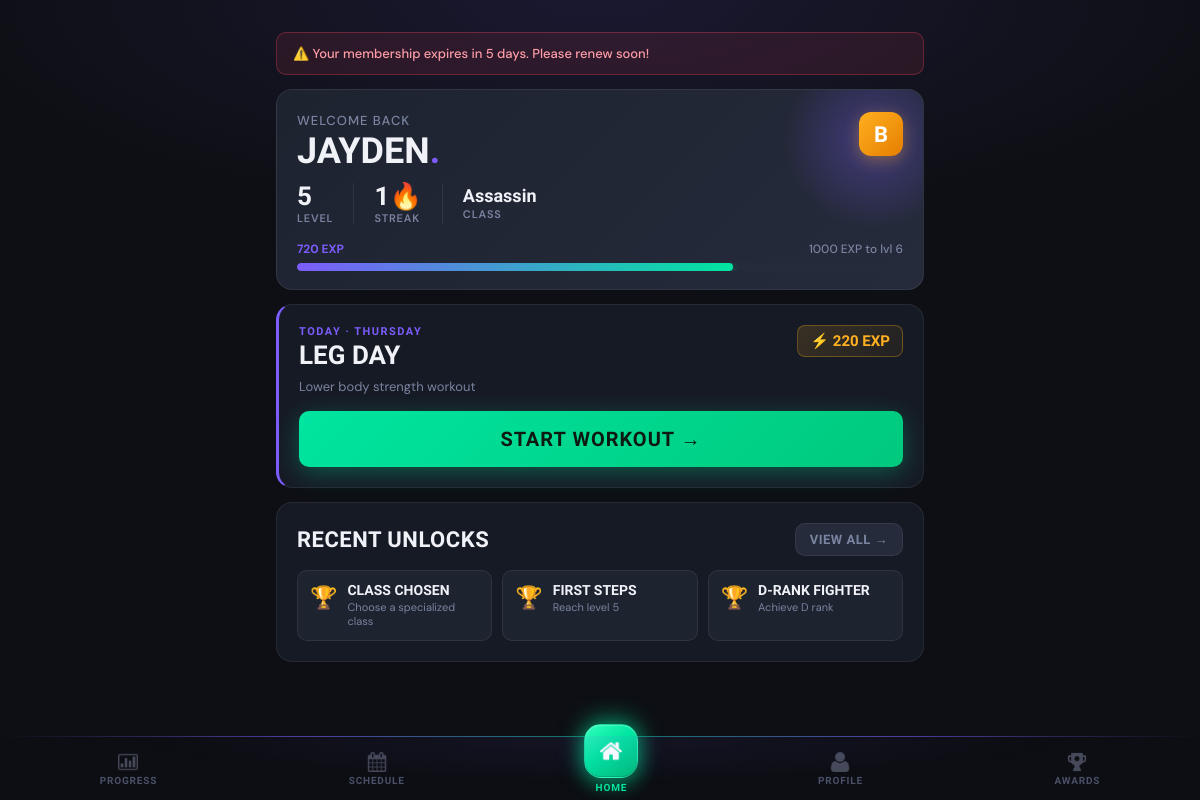
The app's page /dashboard (signed in) with its own data.
### tables this page shows
CREATE TABLE clients (
                client_id INTEGER PRIMARY KEY AUTOINCREMENT,
                phone_number TEXT UNIQUE NOT NULL,
                pin_hash TEXT NOT NULL,
                first_name TEXT NOT NULL,
                last_name TEXT NOT NULL,
                email TEXT,
                date_of_birth DATE,
                gender TEXT,
                registration_date DATETIME DEFAULT CURRENT_TIMESTAMP,
                status TEXT DEFAULT 'active',
                profile_photo_path TEXT
            );

CREATE TABLE client_streaks (
                streak_id INTEGER PRIMARY KEY AUTOINCREMENT,
                client_id INTEGER UNIQUE NOT NULL,
                current_streak INTEGER DEFAULT 0,
                longest_streak INTEGER DEFAULT 0,
                last_attendance_date DATE,
                streak_multiplier REAL DEFAULT 1.0,
                FOREIGN KEY (client_id) REFERENCES clients(client_id) ON DELETE CASCADE
            );

CREATE TABLE client_gamification (
                gamification_id INTEGER PRIMARY KEY AUTOINCREMENT,
                client_id INTEGER UNIQUE NOT NULL,
                current_level INTEGER DEFAULT 1,
                current_exp INTEGER DEFAULT 0,
                total_exp INTEGER DEFAULT 0,
                rank TEXT DEFAULT 'E',
                client_class TEXT,
                class_unlocked_at_level INTEGER, current_streak INTEGER DEFAULT 0, longest_streak INTEGER DEFAULT 0, total_reps INTEGER DEFAULT 0, workouts_completed INTEGER DEFAULT 0,
                FOREIGN KEY (client_id) REFERENCES clients(client_id) ON DELETE CASCADE
            );

CREATE TABLE routines (
                routine_id INTEGER PRIMARY KEY AUTOINCREMENT,
                routine_name TEXT NOT NULL,
                description TEXT,
                created_by TEXT,
                created_date DATETIME DEFAULT CURRENT_TIMESTAMP,
                is_active BOOLEAN DEFAULT 1
            );

CREATE TABLE client_achievements (
                client_achievement_id INTEGER PRIMARY KEY AUTOINCREMENT,
                client_id INTEGER NOT NULL,
                achievement_id INTEGER NOT NULL,
                unlocked_date DATETIME DEFAULT CURRENT_TIMESTAMP,
                FOREIGN KEY (client_id) REFERENCES clients(client_id) ON DELETE CASCADE,
                FOREIGN KEY (achievement_id) REFERENCES achievements(achievement_id) ON DELETE CASCADE,
                UNIQUE(client_id, achievement_id)
            );

CREATE TABLE achievements (
                achievement_id INTEGER PRIMARY KEY AUTOINCREMENT,
                achievement_name TEXT UNIQUE NOT NULL,
                description TEXT,
                achievement_type TEXT,
                requirement_value INTEGER,
                exp_reward INTEGER DEFAULT 0,
                icon_path TEXT
            );

### main.py (the view)
@app.route('/dashboard')
@login_required
def dashboard():
    client_id = session['client_id']
    client = Client.get_by_id(client_id)
    progress = gamification.get_client_progress(client_id)
    today = datetime.now().strftime('%A')
    today_routine = Routine.get_client_routine_for_day(client_id, today)
    routine_status = 'not_started'  # default fallback
    if today_routine:
        routine_id = today_routine.routine_id
        session_data = session_ctrl._get_session(client_id, routine_id, date.today())
        if session_data:
            if session_data.get('status') == 'completed':
                routine_status = 'completed'
            elif session_data.get('status') == 'in_progress':
                routine_status = 'in_progress'
            else:
                routine_status = 'not_started'
        else:
            routine_status = 'not_started'
    recent_achievements = achievement_ctrl.get_recent_unlocks(client_id, limit=3)
    streak_data = client.get_streak_data()
    mc = MembershipController()
    membership = mc.get_client_membership(client_id)
    notification = None
    if membership:
        end_date = datetime.strptime(membership['end_date'], '%Y-%m-%d').date()
        days_left = (end_date - date.today()).days
        print("Days Left", days_left)
        if 0 < days_left <= 5:
            notification = f"⚠️ Your membership expires in {days_left} days. Please renew soon!"
        elif days_left <= 0:
            notification = "❌ Your membership has expired. Please renew to continue training."
    try:
        newly_unlocked = achievement_ctrl.check_and_unlock_achievements(client_id)
    except Exception as e:
        print(f"Achievement check error for client {client_id}: {e}")
        newly_unlocked = []
    ann_rows = db.execute_query(
        """SELECT ann_id, title, body, ann_type, is_pinned
            FROM announcements
            WHERE (expires_at IS NULL OR expires_at >= ?)
            ORDER BY is_pinned DESC, ann_id DESC""",
        (date.today().isoformat(),)
    )
    announcements = [dict(r) for r in ann_rows]
    print("Notification:",notification)
    return render_template(
        'dashboard.html',
        client=client,
        progress=progress,
        today_routine=today_routine,
        today=today,
        recent_achievements=recent_achievements,
        streak_data=streak_data,
        newly_unlocked=newly_unlocked,
        notification=notification,
        status=routine_status,
        announcements=announcements
    )

### controllers/achievement_controller.py (called while the page is built)
    def check_and_unlock_achievements(self, client_id):
        newly_unlocked = []
        stats = self._get_client_stats(client_id)
        all_achievements = self._get_all_achievements()
        unlocked_ids = self._get_unlocked_achievement_ids(client_id)
        for achievement in all_achievements:
            if achievement['achievement_id'] in unlocked_ids:
                continue
            if self._check_achievement_requirement(achievement, stats):
                result = self.unlock_achievement(client_id, achievement['achievement_id'])
                if result['success']:
                    newly_unlocked.append(result)
        return newly_unlocked

    def get_unlocked_achievements(self, client_id):
        query = '''
            SELECT a.*, ca.unlocked_date
            FROM client_achievements ca
            JOIN achievements a ON ca.achievement_id = a.achievement_id
            WHERE ca.client_id = ?
            ORDER BY ca.unlocked_date DESC
        '''
        results = self.db.execute_query(query, (client_id,))
        unlocked = []
        for row in results:
            unlocked.append({
                'achievement_id': row['achievement_id'],
                'name': row['achievement_name'],
                'description': row['description'],
                'type': row['achievement_type'],
                'exp_reward': row['exp_reward'],
                'unlocked_date': row['unlocked_date']
            })
        return unlocked

    def get_recent_unlocks(self, client_id, limit=5):
        unlocked = self.get_unlocked_achievements(client_id)
        return unlocked[:limit]

### controllers/gamification_controller.py (called while the page is built)
    def _get_gamification_data(self, client_id):
        query = 'SELECT * FROM client_gamification WHERE client_id=?'
        result = self.db.execute_query(query, (client_id,))
        return dict(result[0]) if result else None

    def _get_streak_data(self, client_id):
        query = 'SELECT * FROM client_streaks WHERE client_id=?'
        result = self.db.execute_query(query, (client_id,))
        return dict(result[0]) if result else None

### controllers/membership_controller.py (called while the page is built)
    def get_client_membership(self, client_id):
        query = """
            SELECT * FROM client_memberships
            WHERE client_id = ?
            ORDER BY end_date DESC
            LIMIT 1
        """
        result = self.db.execute_query(query, (client_id,))
        return dict(result[0]) if result else None

### database/db_manager.py (called while the page is built)
    def disconnect(self):
        if self.conn:
            self.conn.close()

### templates/dashboard.html (shortened to what this page needs)
{% extends "base.html" %}
{% block content %}
{% if notification %}
<div class="membership-warning">{{ notification }}</div>
{% endif %}
<div class="hero">
    <div class="rank-badge">{{ progress.rank }}</div>
    <div class="hero-greeting">Welcome back</div>
    <div class="hero-name">{{ client.first_name }}<span>.</span></div>
    <div class="hero-stats">
        <div class="hero-stat">
            <span class="hero-stat-val">{{ progress.level }}</span>
            <span class="hero-stat-lbl">Level</span>
        </div>
        <div class="hero-stat">
            <span class="hero-stat-val">{{ streak_data.current_streak if streak_data else 0 }}🔥</span>
            <span class="hero-stat-lbl">Streak</span>
        </div>
        {% if progress.class %}
        <div class="hero-stat">
            <span class="hero-stat-val" style="font-size:18px; padding-top:4px;">{{ progress.class }}</span>
            <span class="hero-stat-lbl">Class</span>
        </div>
        {% endif %}
    </div>
    <div class="exp-bar-wrap">
        <div class="exp-bar-labels">
            <span>{{ progress.current_exp }} EXP</span>
            <span>{{ progress.next_level_exp }} EXP to lvl {{ progress.level + 1 }}</span>
        </div>
        <div class="progress-track">
            <div class="progress-fill" style="width: {{ progress.progress_percentage }}%"></div>
        </div>
    </div>
</div>
<div class="card workout-card">
    {% if today_routine %}
    <div class="workout-card-header">
        <div>
            <div class="workout-section-label">Today · {{ today }}</div>
            <div class="workout-name">{{ today_routine.routine_name }}</div>
        </div>
        <div class="workout-exp-badge">⚡ {{ today_routine.calculate_total_exp() }} EXP</div>
    </div>
    <div class="workout-desc">{{ today_routine.description or 'Your workout is ready.' }}</div>
    {% if status == 'completed' %}
    <a href="{{ url_for('workout', routine_id=today_routine.routine_id) }}" class="btn-workout btn-workout-done">
        ✓ Completed Today
    </a>
    {% elif status == 'in_progress' %}
    <a href="{{ url_for('workout', routine_id=today_routine.routine_id) }}" class="btn-workout btn-workout-continue">
        ▶ Continue Workout →
    </a>
    {% else %}
    <a href="{{ url_for('workout', routine_id=today_routine.routine_id) }}" class="btn-workout btn-workout-start">
        Start Workout →
    </a>
    {% endif %}
    {% else %}
    <div class="workout-section-label">Today · {{ today }}</div>
    <div class="rest-day-text">
        <span class="rest-day-icon">😴</span>
        Rest day — no routine scheduled.<br>Recovery is part of the grind.
    </div>
    {% endif %}
</div>
{% if recent_achievements %}
<div class="card">
    <div style="display:flex; justify-content:space-between; align-items:center; margin-bottom:14px;">
        <h2 style="margin:0;">Recent Unlocks</h2>
        <a href="{{ url_for('achievements') }}" class="btn btn-ghost btn-sm">View All →</a>
    </div>
    <div class="ach-strip">
        {% for ach in recent_achievements %}
        <div class="ach-strip-item">
            <div class="ach-strip-icon">🏆</div>
            <div>
                <div class="ach-strip-name">{{ ach.name }}</div>
                <div class="ach-strip-desc">{{ ach.description }}</div>
            </div>
        </div>
        {% endfor %}
    </div>
</div>
{% endif %}
{% endblock %}

### templates/base.html (style rules this page uses)
:root { --brand: #7c5cfc; --brand-glow: rgba(124, 92, 252, 0.35); --brand-dim: rgba(124, 92, 252, 0.12); --green: #00e5a0; --green-glow: rgba(0, 229, 160, 0.3); --amber: #ffb020; --red: #ff4757; --bg: #0d0f14; --surface: #161a24; --surface-2: #1e2330; --surface-3: #252b3b; --border: rgba(255,255,255,0.07); --border-2: rgba(255,255,255,0.12); --text: #f0f2f8; --text-muted: #7a84a0; --text-dim: #4a5168; --radius: 16px; --radius-sm: 10px; --font-display:'Barlow Condensed', sans-serif; --font-body: 'DM Sans', sans-serif; --nav-height: 64px; }
*, *::before, *::after { margin: 0; padding: 0; box-sizing: border-box; }
body { font-family: var(--font-body); background: var(--bg); color: var(--text); min-height: 100vh; padding-top: 16px; padding-bottom: calc(var(--nav-height) + 32px); background-image: radial-gradient(ellipse 80% 40% at 50% 0%, rgba(124,92,252,0.12) 0%, transparent 70%); }
.card { background: var(--surface); border: 1px solid var(--border); border-radius: var(--radius); padding: 20px; margin-bottom: 14px; }
h1, h2, h3 { font-family: var(--font-display); color: var(--text); text-transform: uppercase; letter-spacing: 0.5px; font-weight: 800; }
h2 { font-size: 22px; margin-bottom: 12px; }
.btn { display: inline-flex; align-items: center; justify-content: center; gap: 6px; padding: 12px 22px; border-radius: var(--radius-sm); text-decoration: none; font-family: var(--font-display); font-size: 16px; font-weight: 700; letter-spacing: 0.5px; text-transform: uppercase; transition: all 0.2s; border: none; cursor: pointer; }
.btn-ghost { background: var(--surface-3); border: 1px solid var(--border); color: var(--text-muted); }
.btn-sm { padding: 8px 14px; font-size: 13px; }
.progress-track { background: var(--surface-3); height: 8px; border-radius: 99px; overflow: hidden; }
.progress-fill { height: 100%; background: linear-gradient(90deg, var(--brand), var(--green)); border-radius: 99px; transition: width 0.6s cubic-bezier(0.34, 1.56, 0.64, 1); box-shadow: 0 0 8px var(--green-glow); }

### records on screen
clients: first_name "JAYDEN"
client_streaks: current_streak "1"
client_gamification: class "Assassin", current_exp "720"
routines: routine_name "LEG DAY", description "Lower body strength workout"
client_achievements: name "CLASS CHOSEN", description "Choose a specialized class"
client_achievements: name "FIRST STEPS", description "Reach level 5"
client_achievements: name "D-RANK FIGHTER", description "Achieve D rank"

### other values on screen
{{ notification }} "⚠️ Your membership expires in 5 days. Please renew soon!"
{{ progress.rank }} "B"
{{ progress.level }} "5"
{{ progress.next_level_exp }} "1000"
{{ progress.level + 1 }} "6"
{{ today_routine.calculate_total_exp() }} "220"
